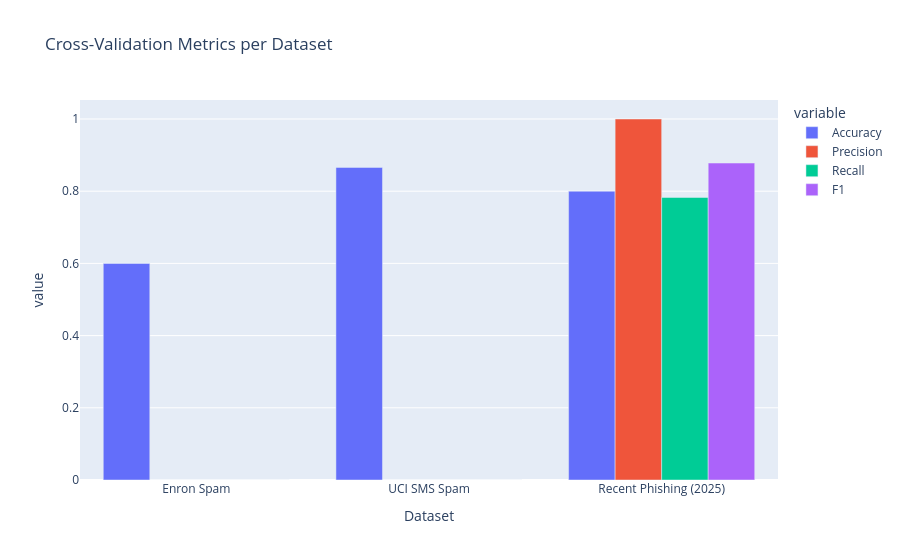
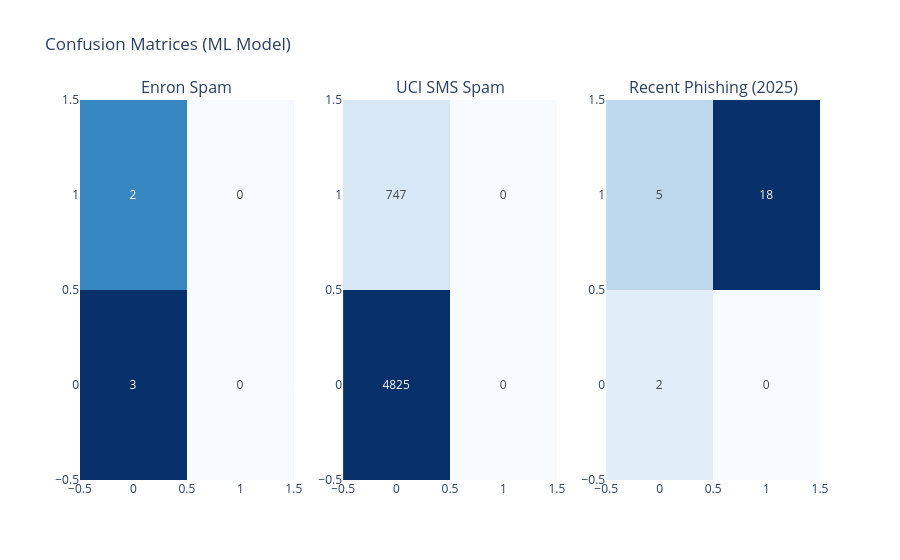

Notebook cell for these charts, in order:
### Code cell
# Plotting Metrics per dataset
fig = px.bar(summary_df.melt(id_vars="Dataset"), x="Dataset", y="value", color="variable", barmode="group",
             title="Cross-Validation Metrics per Dataset")
fig.show()

# Confusion Matrices
from plotly.subplots import make_subplots

fig_cm = make_subplots(rows=1, cols=len(results), subplot_titles=[r['Dataset'] for r in results])
for i, res in enumerate(results):
    cm = confusion_matrix(res['y_true'], res['ML_Pred'])
    fig_cm.add_trace(go.Heatmap(z=cm, text=cm, texttemplate="%{text}", colorscale='Blues', showscale=False), row=1, col=i+1)

fig_cm.update_layout(title_text="Confusion Matrices (ML Model)")
fig_cm.show()

### Figure 1 — Plotly figure (JSON) as saved in the notebook; plotly's stock layout.template omitted (floating-point values rounded to 4 significant figures)
{"data": [{"alignmentgroup": "True", "hovertemplate": "variable=Accuracy<br>Dataset=%{x}<br>value=%{y}<extra></extra>", "legendgroup": "Accuracy", "marker": {"color": "#636efa", "pattern": {"shape": ""}}, "name": "Accuracy", "offsetgroup": "Accuracy", "orientation": "v", "showlegend": true, "textposition": "auto", "type": "bar", "x": ["Enron Spam", "UCI SMS Spam", "Recent Phishing (2025)"], "xaxis": "x", "y": [0.6, 0.8659, 0.8], "yaxis": "y"}, {"alignmentgroup": "True", "hovertemplate": "variable=Precision<br>Dataset=%{x}<br>value=%{y}<extra></extra>", "legendgroup": "Precision", "marker": {"color": "#EF553B", "pattern": {"shape": ""}}, "name": "Precision", "offsetgroup": "Precision", "orientation": "v", "showlegend": true, "textposition": "auto", "type": "bar", "x": ["Enron Spam", "UCI SMS Spam", "Recent Phishing (2025)"], "xaxis": "x", "y": [0.0, 0.0, 1.0], "yaxis": "y"}, {"alignmentgroup": "True", "hovertemplate": "variable=Recall<br>Dataset=%{x}<br>value=%{y}<extra></extra>", "legendgroup": "Recall", "marker": {"color": "#00cc96", "pattern": {"shape": ""}}, "name": "Recall", "offsetgroup": "Recall", "orientation": "v", "showlegend": true, "textposition": "auto", "type": "bar", "x": ["Enron Spam", "UCI SMS Spam", "Recent Phishing (2025)"], "xaxis": "x", "y": [0.0, 0.0, 0.7826], "yaxis": "y"}, {"alignmentgroup": "True", "hovertemplate": "variable=F1<br>Dataset=%{x}<br>value=%{y}<extra></extra>", "legendgroup": "F1", "marker": {"color": "#ab63fa", "pattern": {"shape": ""}}, "name": "F1", "offsetgroup": "F1", "orientation": "v", "showlegend": true, "textposition": "auto", "type": "bar", "x": ["Enron Spam", "UCI SMS Spam", "Recent Phishing (2025)"], "xaxis": "x", "y": [0.0, 0.0, 0.878], "yaxis": "y"}], "layout": {"barmode": "group", "legend": {"title": {"text": "variable"}, "tracegroupgap": 0}, "title": {"text": "Cross-Validation Metrics per Dataset"}, "xaxis": {"anchor": "y", "domain": [0.0, 1.0], "title": {"text": "Dataset"}}, "yaxis": {"anchor": "x", "domain": [0.0, 1.0], "title": {"text": "value"}}}}

### Figure 2 — Plotly figure (JSON) as saved in the notebook; plotly's stock layout.template omitted (floating-point values rounded to 4 significant figures)
{"data": [{"colorscale": [[0.0, "rgb(247,251,255)"], [0.125, "rgb(222,235,247)"], [0.25, "rgb(198,219,239)"], [0.375, "rgb(158,202,225)"], [0.5, "rgb(107,174,214)"], [0.625, "rgb(66,146,198)"], [0.75, "rgb(33,113,181)"], [0.875, "rgb(8,81,156)"], [1.0, "rgb(8,48,107)"]], "showscale": false, "text": [[3, 0], [2, 0]], "texttemplate": "%{text}", "type": "heatmap", "xaxis": "x", "yaxis": "y", "z": [[3, 0], [2, 0]]}, {"colorscale": [[0.0, "rgb(247,251,255)"], [0.125, "rgb(222,235,247)"], [0.25, "rgb(198,219,239)"], [0.375, "rgb(158,202,225)"], [0.5, "rgb(107,174,214)"], [0.625, "rgb(66,146,198)"], [0.75, "rgb(33,113,181)"], [0.875, "rgb(8,81,156)"], [1.0, "rgb(8,48,107)"]], "showscale": false, "text": [[4825, 0], [747, 0]], "texttemplate": "%{text}", "type": "heatmap", "xaxis": "x2", "yaxis": "y2", "z": [[4825, 0], [747, 0]]}, {"colorscale": [[0.0, "rgb(247,251,255)"], [0.125, "rgb(222,235,247)"], [0.25, "rgb(198,219,239)"], [0.375, "rgb(158,202,225)"], [0.5, "rgb(107,174,214)"], [0.625, "rgb(66,146,198)"], [0.75, "rgb(33,113,181)"], [0.875, "rgb(8,81,156)"], [1.0, "rgb(8,48,107)"]], "showscale": false, "text": [[2, 0], [5, 18]], "texttemplate": "%{text}", "type": "heatmap", "xaxis": "x3", "yaxis": "y3", "z": [[2, 0], [5, 18]]}], "layout": {"annotations": [{"font": {"size": 16}, "showarrow": false, "text": "Enron Spam", "x": 0.1444, "xanchor": "center", "xref": "paper", "y": 1.0, "yanchor": "bottom", "yref": "paper"}, {"font": {"size": 16}, "showarrow": false, "text": "UCI SMS Spam", "x": 0.5, "xanchor": "center", "xref": "paper", "y": 1.0, "yanchor": "bottom", "yref": "paper"}, {"font": {"size": 16}, "showarrow": false, "text": "Recent Phishing (2025)", "x": 0.8556, "xanchor": "center", "xref": "paper", "y": 1.0, "yanchor": "bottom", "yref": "paper"}], "title": {"text": "Confusion Matrices (ML Model)"}, "xaxis": {"anchor": "y", "domain": [0.0, 0.2889]}, "xaxis2": {"anchor": "y2", "domain": [0.3556, 0.6444]}, "xaxis3": {"anchor": "y3", "domain": [0.7111, 1.0]}, "yaxis": {"anchor": "x", "domain": [0.0, 1.0]}, "yaxis2": {"anchor": "x2", "domain": [0.0, 1.0]}, "yaxis3": {"anchor": "x3", "domain": [0.0, 1.0]}}}
